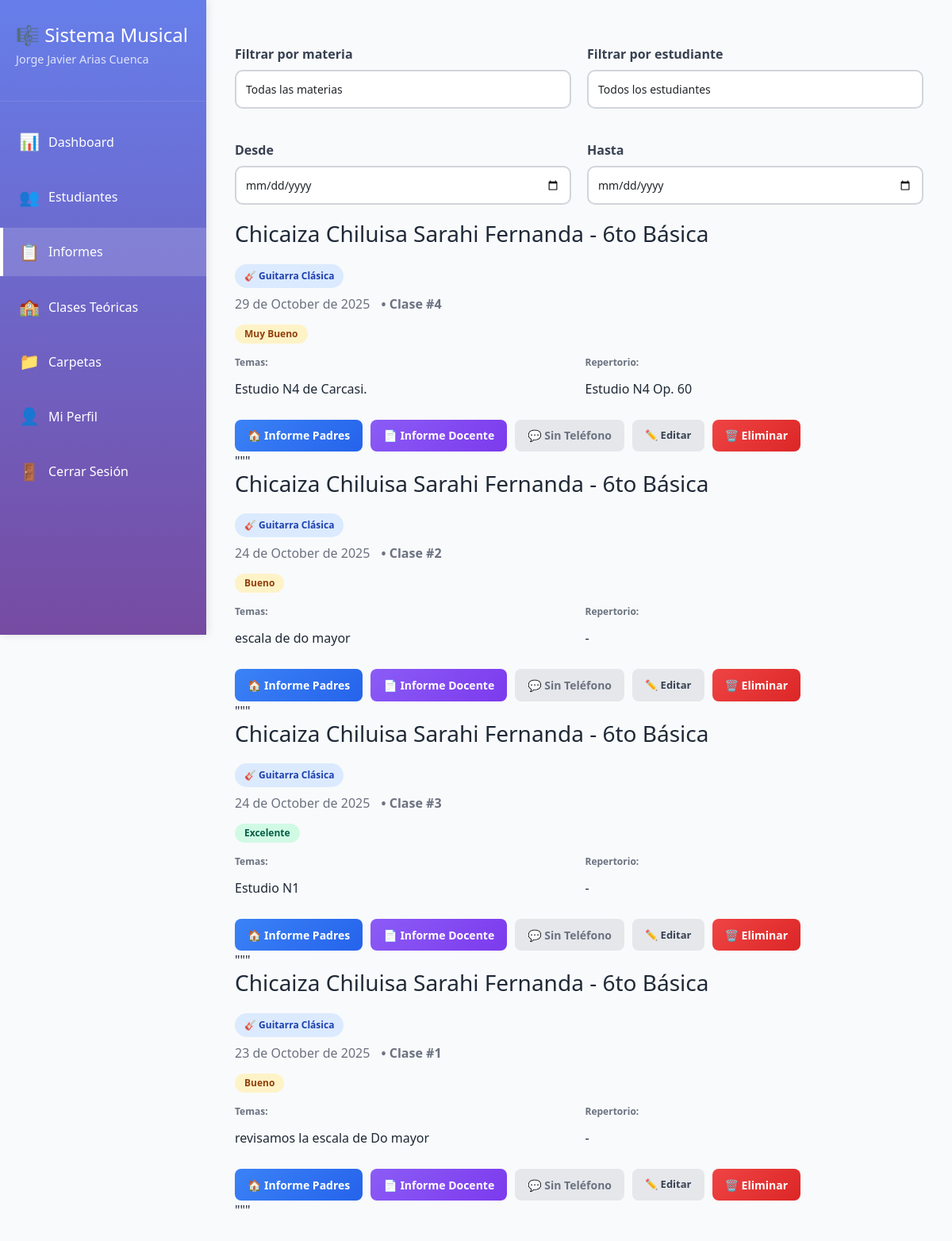
The page /teachers/informes/ (signed in) on the database its author committed.
### teachers/models.py (models this page shows, shortened)
class Teacher(models.Model):
    user = models.OneToOneField(User, on_delete=models.CASCADE, related_name='teacher_profile')
    full_name = models.CharField(max_length=200, verbose_name="Nombre completo")
    specialization = models.CharField(max_length=100, blank=True, verbose_name="Especialización")
    phone = models.CharField(max_length=20, blank=True, verbose_name="Teléfono")
    photo = models.ImageField(upload_to='profiles/teachers/', blank=True, null=True, verbose_name="Foto de perfil")
    created_at = models.DateTimeField(auto_now_add=True)
    class Meta:
        verbose_name = "Docente"
        verbose_name_plural = "Docentes"
        ordering = ['full_name']

### classes/models.py (models this page shows, shortened)
class Activity(models.Model):
    SUBJECT_CHOICES = [
        ('Guitarra Clásica', '🎸 Guitarra Clásica'),
        ('Conjunto Instrumental', '🎺 Conjunto Instrumental'),
        ('Creación y Arreglos Musicales', '🎵 Creación y Arreglos Musicales'),
    ]
    PERFORMANCE_CHOICES = [
        ('Excelente', 'Excelente'),
        ('Muy Bueno', 'Muy Bueno'),
        ('Bueno', 'Bueno'),
        ('Regular', 'Regular'),
        ('Necesita mejorar', 'Necesita mejorar'),
    ]
    student = models.ForeignKey(Student, on_delete=models.CASCADE, related_name='activities', verbose_name="Estudiante")
    clase = models.ForeignKey(Clase, on_delete=models.CASCADE, related_name='activities')
    subject = models.CharField(max_length=100, choices=SUBJECT_CHOICES, verbose_name="Materia")
    class_number = models.PositiveIntegerField(verbose_name="Número de clase")
    date = models.DateField(verbose_name="Fecha de clase")
    topics_worked = models.TextField(blank=True, verbose_name="Temas trabajados")
    techniques = models.TextField(blank=True, verbose_name="Técnicas desarrolladas")
    pieces = models.CharField(max_length=500, blank=True, verbose_name="Piezas/Repertorio")
    performance = models.CharField(max_length=50, choices=PERFORMANCE_CHOICES, default='Bueno', verbose_name="Desempeño")
    strengths = models.TextField(blank=True, verbose_name="Fortalezas")
    areas_to_improve = models.TextField(blank=True, verbose_name="Áreas a mejorar")
    homework = models.TextField(blank=True, verbose_name="Tareas para casa")
    practice_time = models.PositiveIntegerField(
        default=30,
        validators=[MinValueValidator(15), MaxValueValidator(180)],
        verbose_name="Tiempo de práctica (minutos)"
    )
    observations = models.TextField(blank=True, verbose_name="Observaciones")
    created_at = models.DateTimeField(auto_now_add=True)
    updated_at = models.DateTimeField(auto_now=True)
    class Meta:
        ordering = ['-date', '-class_number']
        verbose_name = "Actividad"
        verbose_name_plural = "Actividades"
        unique_together = ['student', 'subject', 'class_number']

### students/models.py (models this page shows, shortened)
class Student(models.Model):
    GRADE_CHOICES = [
        ('2do Básica', '2do Básica'),
        ('3ro Básica', '3ro Básica'),
        ('4to Básica', '4to Básica'),
        ('5to Básica', '5to Básica'),
        ('6to Básica', '6to Básica'),
        ('7mo Básica', '7mo Básica'),
        ('8vo Básica', '8vo Básica'),
        ('1ro Bachillerato', '1ro Bachillerato'),
        ('2do Bachillerato', '2do Bachillerato'),
        ('3ro Bachillerato', '3ro Bachillerato'),
    ]
    teacher = models.ForeignKey(Teacher, on_delete=models.CASCADE, related_name='students', verbose_name="Docente")
    user = models.OneToOneField(User, on_delete=models.SET_NULL, null=True, blank=True, related_name='student_profile', verbose_name="Usuario del estudiante")
    name = models.CharField(max_length=200, verbose_name="Nombre completo")
    grade = models.CharField(max_length=50, choices=GRADE_CHOICES, verbose_name="Año escolar")
    parent_name = models.CharField(max_length=200, blank=True, verbose_name="Nombre del padre/madre")
    parent_email = models.EmailField(blank=True, verbose_name="Email del padre/madre")
    parent_phone = models.CharField(max_length=20, blank=True, verbose_name="Teléfono del padre/madre")
    notes = models.TextField(blank=True, verbose_name="Notas adicionales")
    photo = models.ImageField(upload_to='profiles/students/', blank=True, null=True, verbose_name="Foto de perfil")
    active = models.BooleanField(default=True, verbose_name="Activo")
    created_at = models.DateTimeField(auto_now_add=True)
    class Meta:
        ordering = ['name']
        verbose_name = "Estudiante"
        verbose_name_plural = "Estudiantes"

### teachers/views.py (the view)
# urls.py: path('informes/', views.informes_view, name='informes'),
@teacher_required
def informes_view(request):
    teacher = request.user.teacher_profile
    activities = Activity.objects.filter(
        student__teacher=teacher
    ).select_related('student').order_by('-date')
    student_id = request.GET.get('student')
    subject = request.GET.get('subject')
    date_from = request.GET.get('date_from')
    date_to = request.GET.get('date_to')
    if student_id:
        activities = activities.filter(student_id=student_id)
    if subject:
        activities = activities.filter(subject=subject)
    if date_from:
        activities = activities.filter(date__gte=date_from)
    if date_to:
        activities = activities.filter(date__lte=date_to)
    return render(request, 'teachers/informes.html', {
        'activities': activities,
        'students': teacher.students.filter(active=True),
        'selected_student': student_id,
        'selected_subject': subject,
        'date_from': date_from,
        'date_to': date_to,
    })

### teachers/templates/teachers/informes.html (shortened to what this page needs)
{% extends 'teachers/base.html' %}
{% block content %}
<div class="filters-section">
    <form method="get" class="form-row">
        <div class="form-group">
            <label>Filtrar por materia</label>
            <select name="subject" class="form-control" onchange="this.form.submit()">
                <option value="">Todas las materias</option>
            </select>
        </div>
        <div class="form-group">
            <label>Filtrar por estudiante</label>
            <select name="student" class="form-control" onchange="this.form.submit()">
                <option value="">Todos los estudiantes</option>
            </select>
        </div>
    </form>
    <form method="get" class="form-row mt-20">
        <div class="form-group">
            <label>Desde</label>
            <input type="date" name="date_from" value="{{ date_from }}" class="form-control" onchange="this.form.submit()">
        </div>
        <div class="form-group">
            <label>Hasta</label>
            <input type="date" name="date_to" value="{{ date_to }}" class="form-control" onchange="this.form.submit()">
        </div>
    </form>
</div>
<div class="activities-container">
    {% if activities %}
        {% for activity in activities %}
        <div class="activity-card">
            <div class="activity-header">
                <div>
                    <h3>{{ activity.student.name }} - {{ activity.student.grade }}</h3>
                    <span class="subject-badge subject-{{ activity.subject|slugify }}">
                        {% if 'Guitarra' in activity.subject %}🎸{% elif 'Conjunto' in activity.subject %}🎺{% else %}🎵{% endif %}
                        {{ activity.subject }}
                    </span>
                    <p style="color: #6B7280; margin-top: 8px;">
                        {{ activity.date|date:"d \\d\\e F \\d\\e Y" }}
                        <strong style="margin-left: 10px;">• Clase #{{ activity.class_number }}</strong>
                    </p>
                </div>
                <span class="badge badge-{{ activity.performance|lower|slugify }}">{{ activity.performance }}</span>
            </div>
            <div style="display: grid; grid-template-columns: 1fr 1fr; gap: 15px; margin: 15px 0;">
                <div>
                    <p style="font-size: 12px; font-weight: bold; color: #6B7280;">Temas:</p>
                    <p>{{ activity.topics_worked|default:"-"|truncatewords:15 }}</p>
                </div>
                <div>
                    <p style="font-size: 12px; font-weight: bold; color: #6B7280;">Repertorio:</p>
                    <p>{{ activity.pieces|default:"-" }}</p>
                </div>
            </div>
            <div style="display: flex; gap: 10px; margin-top: 15px; flex-wrap: wrap;">
                <a href="{% url 'teachers:download_parent' activity.id %}" class="btn btn-secondary">🏠 Informe Padres</a>
                <a href="{% url 'teachers:download_teacher' activity.id %}" class="btn btn-purple">📄 Informe Docente</a>
                {% if activity.student.parent_phone %}
                    <a href="{% url 'teachers:whatsapp_class' activity.id %}" class="btn" style="background: #25D366; color: white; padding: 10px 20px; font-size: 14px;" target="_blank">
                        💬 WhatsApp
                    </a>
                {% else %}
                    <span class="btn" style="background: #E5E7EB; color: #6B7280; cursor: not-allowed; padding: 10px 20px; font-size: 14px;">
                        💬 Sin Teléfono
                    </span>
                {% endif %}
                <a href="{% url 'teachers:activity_edit' activity.id %}" class="btn btn-view">✏️ Editar</a>
                <a href="{% url 'teachers:activity_delete' activity.id %}" class="btn btn-danger" style="padding: 10px 20px; font-size: 14px;">🗑️ Eliminar</a>
            </div>
            """
        </div>
        {% endfor %}
    {% else %}
        <div class="empty-state">
            <h3>📄</h3>
            <h3>No hay registros</h3>
            <p>No se encontraron clases con los filtros seleccionados</p>
        </div>
    {% endif %}
</div>
{% endblock %}

### teachers/templates/teachers/base.html (shortened to what this page needs)
{% load static %}
<!DOCTYPE html>
<html lang="es">
<head>
    <link href="https://cdn.jsdelivr.net/npm/bootstrap@5.3.3/dist/css/bootstrap.min.css" rel="stylesheet">
    <link rel="stylesheet" href="{% static 'css/app.css' %}">
    <link rel="stylesheet" href="{% static 'teachers/css/style.css' %}">
</head>
<body>
    {% if user.is_authenticated and user.teacher_profile %}
    <div class="dashboard-container">
        <aside class="sidebar">
            <div class="sidebar-header">
                <h2>🎼 Sistema Musical</h2>
                <p>{{ request.user.teacher_profile.full_name }}</p>
            </div>
            <nav class="sidebar-nav">
<a href="{% url 'teachers:teacher_dashboard' %}" class="nav-item {% if request.resolver_match.url_name == 'teacher_dashboard' %}active{% endif %}">
                    <span class="icon">📊</span>
                    <span>Dashboard</span>
                </a>
                <a href="{% url 'teachers:estudiantes' %}" class="nav-item {% if request.resolver_match.url_name == 'estudiantes' %}active{% endif %}">
                    <span class="icon">👥</span>
                    <span>Estudiantes</span>
                </a>
                <a href="{% url 'teachers:informes' %}" class="nav-item {% if request.resolver_match.url_name == 'informes' %}active{% endif %}">
                    <span class="icon">📋</span>
                    <span>Informes</span>
                </a>
                <a href="{% url 'teachers:clases_teoricas' %}" class="nav-item {% if request.resolver_match.url_name == 'clases_teoricas' %}active{% endif %}">
                    <span class="icon">🏫</span>
                    <span>Clases Teóricas</span>
                </a>
                <a href="{% url 'teachers:carpetas' %}" class="nav-item {% if request.resolver_match.url_name == 'carpetas' %}active{% endif %}">
                    <span class="icon">📁</span>
                    <span>Carpetas</span>
                </a>
                <a href="{% url 'teachers:profile' %}" class="nav-item {% if request.resolver_match.url_name == 'profile' %}active{% endif %}">
                    <span class="icon">👤</span>
                    <span>Mi Perfil</span>
                </a>
<a href="{% url 'users:logout' %}" class="nav-item">
                    <span class="icon">🚪</span>
                    <span>Cerrar Sesión</span>
                </a>
            </nav>
        </aside>
        <main class="main-content">
            <div class="container-fluid py-4">
                {% block content %}
                {% endblock %}
            </div>
        </main>
    </div>
    {% else %}
    <div style="padding: 2rem; text-align: center;">
        <h1>Acceso Denegado</h1>
        <p>Debes iniciar sesión como docente para acceder a esta página.</p>
        <a href="{% url 'users:login' %}" class="btn btn-primary">Iniciar Sesión</a>
    </div>
    {% endif %}
</body>
</html>

### static/css/app.css (style rules this page uses)
:root { --space-1: 0.25rem; --space-2: 0.5rem; --space-3: 0.75rem; --space-4: 1rem; --space-5: 1.5rem; --space-6: 2rem; --radius: 10px; --shadow-sm: 0 2px 8px rgba(0,0,0,.06); --shadow: 0 6px 24px rgba(0,0,0,.08); }
.main-content { padding: var(--space-6) var(--space-5); }
h1,h2,h3 { margin: 0 0 var(--space-4) 0; }
p { margin-bottom: var(--space-3); }
.form-group { margin-bottom: var(--space-4); }
.form-row { display: grid; gap: var(--space-4); }
.btn, .btn-primary, .btn-secondary, .btn-orange, .btn-view { border-radius: 8px !important; padding: 0.6rem 1rem !important; }
.sidebar .nav-item { margin-bottom: var(--space-2); }
.py-4 { padding-top: var(--space-5); padding-bottom: var(--space-5); }

### teachers/static/teachers/css/style.css (style rules this page uses)
* { margin: 0; padding: 0; box-sizing: border-box; }
:root { --primary-color: #667eea; --primary-dark: #5568d3; --secondary-color: #764ba2; --success-color: #10B981; --danger-color: #EF4444; --warning-color: #F59E0B; --info-color: #3B82F6; --gray-50: #F9FAFB; --gray-100: #F3F4F6; --gray-200: #E5E7EB; --gray-300: #D1D5DB; --gray-600: #6B7280; --gray-700: #374151; --gray-900: #1F2937; --sidebar-width: 260px; }
body { font-family: 'Segoe UI', Tahoma, Geneva, Verdana, sans-serif; background: var(--gray-50); color: var(--gray-900); }
.sidebar { width: var(--sidebar-width); background: linear-gradient(180deg, var(--primary-color) 0%, var(--secondary-color) 100%); color: white; position: fixed; height: 100vh; overflow-y: auto; box-shadow: 2px 0 10px rgba(0,0,0,0.1); z-index: 1000; }
.sidebar-header { padding: 30px 20px; border-bottom: 1px solid rgba(255,255,255,0.1); }
.sidebar-header h2 { font-size: 1.5em; margin-bottom: 5px; }
.sidebar-header p { font-size: 0.9em; opacity: 0.8; }
.sidebar-nav { padding: 20px 0; }
.nav-item { display: flex; align-items: center; padding: 15px 20px; color: white; text-decoration: none; transition: all 0.3s; border-left: 4px solid transparent; }
.nav-item.active { background: rgba(255,255,255,0.15); border-left-color: white; }
.nav-item .icon { font-size: 1.3em; margin-right: 12px; width: 25px; text-align: center; }
.main-content { flex: 1; margin-left: var(--sidebar-width); display: flex; flex-direction: column; }
.form-group { margin-bottom: 20px; }
.form-group label { display: block; font-weight: bold; margin-bottom: 8px; color: var(--gray-700); }
.form-control { width: 100%; padding: 12px; border: 2px solid var(--gray-300); border-radius: 10px; font-size: 14px; transition: border 0.3s; }
.form-row { display: grid; grid-template-columns: 1fr 1fr; gap: 20px; }
.btn { padding: 12px 25px; border: none; border-radius: 10px; font-size: 14px; font-weight: bold; cursor: pointer; transition: all 0.3s; display: inline-flex; align-items: center; gap: 8px; text-decoration: none; }
.btn-secondary { background: linear-gradient(135deg, var(--info-color) 0%, #2563EB 100%); color: white; padding: 10px 20px; }
.btn-purple { background: linear-gradient(135deg, #8B5CF6 0%, #7C3AED 100%); color: white; padding: 10px 20px; }
.btn-danger { background: linear-gradient(135deg, var(--danger-color) 0%, #DC2626 100%); color: white; }
.btn-view { background: var(--gray-200); color: var(--gray-700); padding: 8px 15px; font-size: 13px; }
.badge { padding: 6px 12px; border-radius: 20px; font-size: 12px; font-weight: bold; white-space: nowrap; }
.badge-excelente { background: #D1FAE5; color: #065F46; }
.badge-muy-bueno, .badge-bueno { background: #FEF3C7; color: #92400E; }
.subject-badge { padding: 6px 12px; border-radius: 15px; font-size: 12px; font-weight: bold; margin-top: 5px; display: inline-block; }
.subject-guitarra-clasica { background: #DBEAFE; color: #1E40AF; }
.mt-20 { margin-top: 20px; }

### rows shown on the page
Activity: student.name "Chicaiza Chiluisa Sarahi Fernanda", student.grade "6to Básica", subject "Guitarra Clásica", date "29 de October de 2025", class_number "4", performance "Muy Bueno", topics_worked "Estudio N4 de Carcasi.", pieces "Estudio N4 Op. 60", shows "💬 Sin Teléfono"
Activity: student.name "Chicaiza Chiluisa Sarahi Fernanda", student.grade "6to Básica", subject "Guitarra Clásica", date "24 de October de 2025", class_number "2", performance "Bueno", topics_worked "escala de do mayor", pieces "-", shows "💬 Sin Teléfono"
Activity: student.name "Chicaiza Chiluisa Sarahi Fernanda", student.grade "6to Básica", subject "Guitarra Clásica", date "24 de October de 2025", class_number "3", performance "Excelente", topics_worked "Estudio N1", pieces "-", shows "💬 Sin Teléfono"
Activity: student.name "Chicaiza Chiluisa Sarahi Fernanda", student.grade "6to Básica", subject "Guitarra Clásica", date "23 de October de 2025", class_number "1", performance "Bueno", topics_worked "revisamos la escala de Do mayor", pieces "-", shows "💬 Sin Teléfono"

### other values the page prints
{{ request.user.teacher_profile.full_name }} "Jorge Javier Arias Cuenca"
